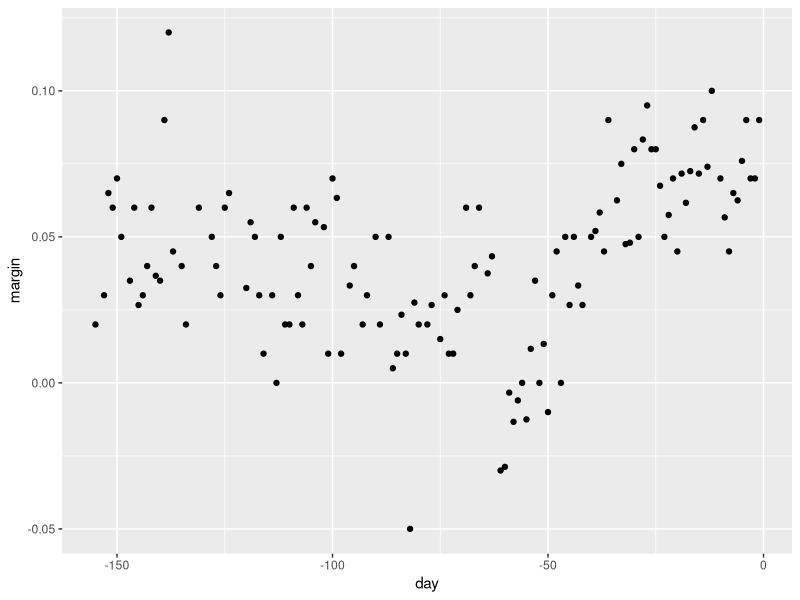
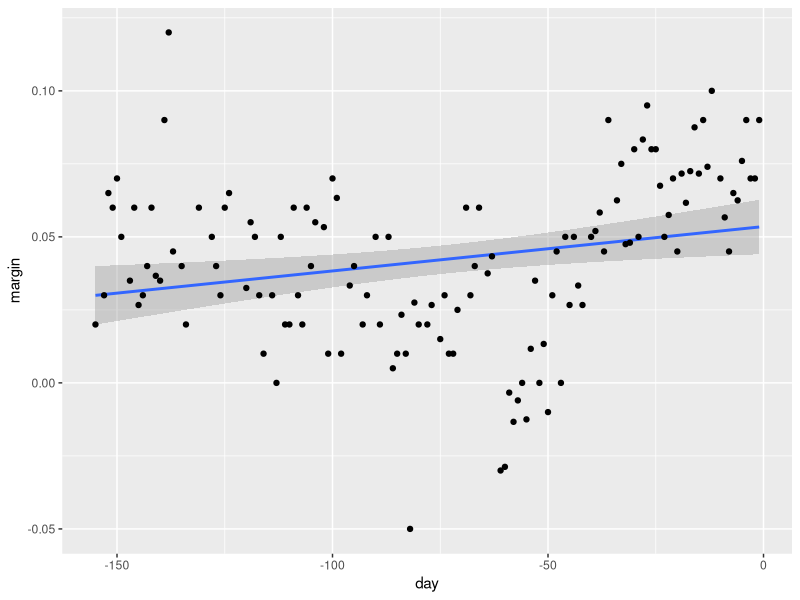
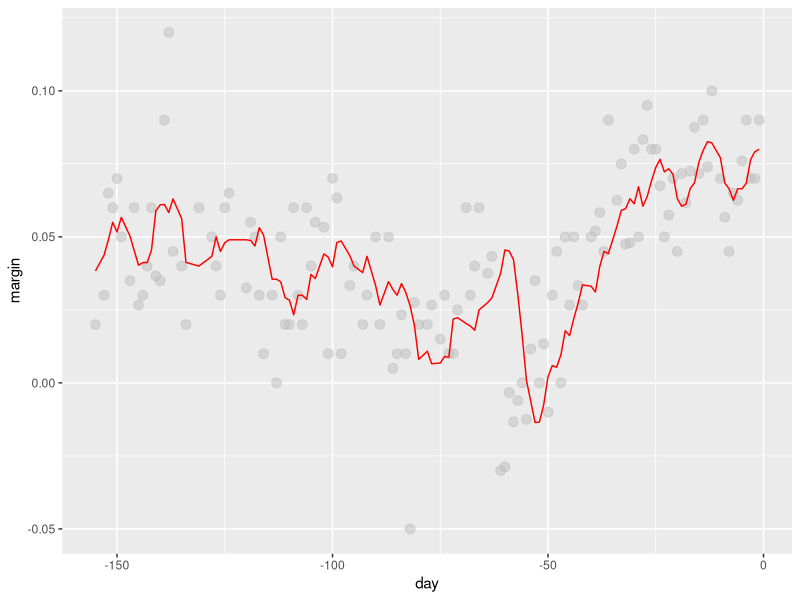
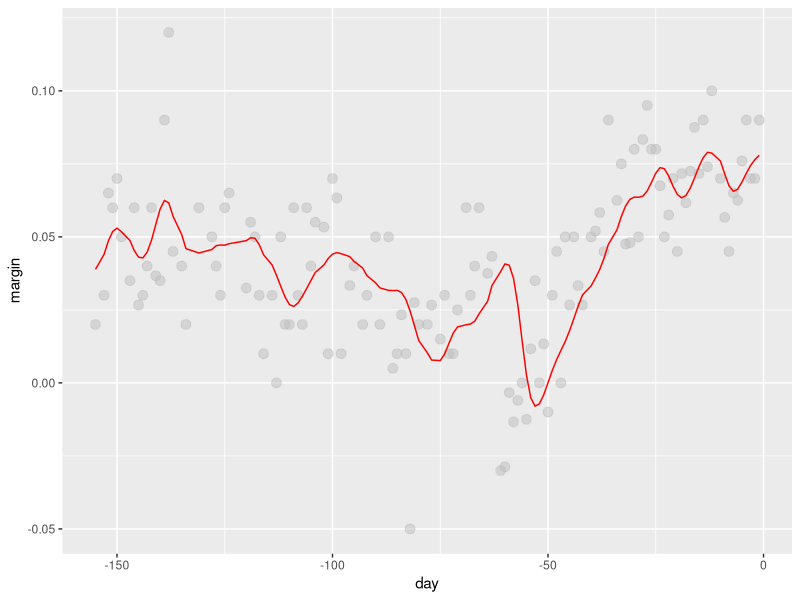
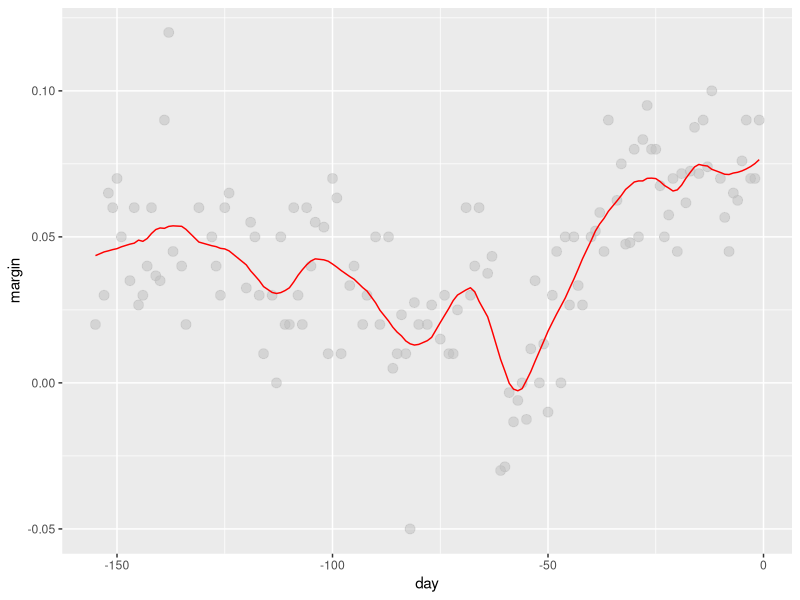
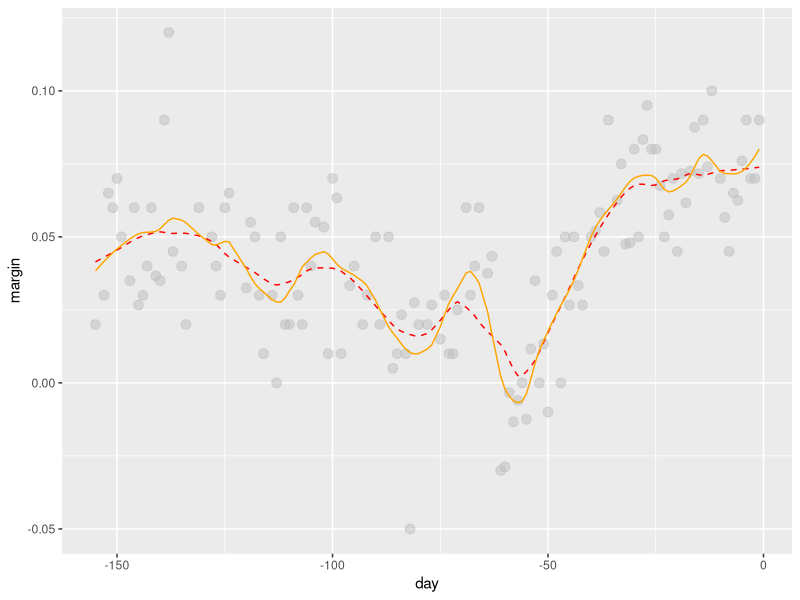

Reproduce these figures in R, in order. (Note: this script raises an error after producing the figures.)
library(tidyverse)
library(dslabs)
library(caret)
library(e1071)
data(heights)

#Smoothing attempts to detect trends hidden by noitse in data
## This is useful b/c codnitonal probailities are really trends
## 

#Here we try to estimate trend after election, predicitng amrgin by day

data("polls_2008")
qplot(day, margin, data = polls_2008)

#Linear modeling is a crude way to do this
polls_2008 %>% ggplot(aes(day, margin)) +
  geom_smooth(method = "lm") +
  geom_point()

#Bin smoothing tries to rsolve this by assuming f(x) doesn't vary over strata (bins)
#Intervals assume the EV of Y is cosntant for interval range + and - interval center
#
#We compute the average for the same binwidth centered on each x
#
#
## Some code doing this:
## 
span <- 7 
fit <- with(polls_2008, 
            ksmooth(day, margin, kernel = "box", bandwidth = span))
polls_2008 %>% mutate(smooth = fit$y) %>%
  ggplot(aes(day, margin)) +
  geom_point(size = 3, alpha = .5, color = "grey") + 
  geom_line(aes(day, smooth), color="red")

#This method gives wiggly lines b/c 2 points change for each successive bin.
##Kernels fix this problem by weighting points closer to the center
###this code weights by normal density
###

span <- 7
fit <- with(polls_2008, 
            ksmooth(day, margin, kernel = "normal", bandwidth = span))

polls_2008 %>% mutate(smooth = fit$y) %>%
  ggplot(aes(day, margin)) +
  geom_point(size = 3, alpha = .5, color = "grey") + 
  geom_line(aes(day, smooth), color="red")

#Local wieghted regression (loess) gives smoother esttiamtes by assumin bin values are LINEARLY RELATED, not cosntant
#This allows us to use larger bins, giving smoother results
##Loess fits a line for each bin; fits become estimate values
##
##The bigger the window, the smoother the curve
##
##Loess differs in several other ways:
##
##1. Binwidth is expressed as a proportin of total points
##2. Loess uses the Tukey tri-weight instead of the normal dist. This puts higher wieghts on more points
##3. Loess can fit robustly, detecting outliers in each iteraiton and downweighting them for the next
total_days <- diff(range(polls_2008$day))
span <- 21/total_days

fit <- loess(margin ~ day, degree=1, span = span, data=polls_2008)

polls_2008 %>% mutate(smooth = fit$fitted) %>%
  ggplot(aes(day, margin)) +
  geom_point(size = 3, alpha = .5, color = "grey") +
  geom_line(aes(day, smooth), color="red")

#Loess can also work with parabolas instead of linear functions. This allows larger windows.
#The function does this by default (degree = 2)
#
#Note the quadratic version is noisier
total_days <- diff(range(polls_2008$day))
span <- 28/total_days
fit_1 <- loess(margin ~ day, degree=1, span = span, data=polls_2008)

fit_2 <- loess(margin ~ day, span = span, data=polls_2008)


polls_2008 %>% mutate(smooth_1 = fit_1$fitted, smooth_2 = fit_2$fitted) %>%
  ggplot(aes(day, margin)) +
  geom_point(size = 3, alpha = .5, color = "grey") +
  geom_line(aes(day, smooth_1), color="red", lty = 2) +
  geom_line(aes(day, smooth_2), color="orange", lty = 1) 

#Smoothing is ueful in machine learning becuase multiple predictor values
#often have nonlinear reltionships in some regions
#
#
#library(tidyverse)
library(purrr)
library(pdftools)
library(dslabs)

fn <- system.file("extdata", "RD-Mortality-Report_2015-18-180531.pdf",
                  package="dslabs")
dat <- map_df(str_split(pdf_text(fn), "\n"), function(s){
  s <- str_trim(s)
  header_index <- str_which(s, "2015")[1]
  tmp <- str_split(s[header_index], "\\s+", simplify = TRUE)
  month <- tmp[1]
  header <- tmp[-1]
  tail_index  <- str_which(s, "Total")
  n <- str_count(s, "\\d+")
  out <- c(1:header_index, which(n == 1), 
           which(n >= 28), tail_index:length(s))
  s[-out] %>%  str_remove_all("[^\\d\\s]") %>% str_trim() %>%
    str_split_fixed("\\s+", n = 6) %>% .[,1:5] %>% as_tibble() %>% 
    setNames(c("day", header)) %>%
    mutate(month = month, day = as.numeric(day)) %>%
    gather(year, deaths, -c(day, month)) %>%
    mutate(deaths = as.numeric(deaths))
}) %>%
  mutate(month = recode(month, 
                        "JAN" = 1, "FEB" = 2, "MAR" = 3, 
                        "APR" = 4, "MAY" = 5, "JUN" = 6, 
                        "JUL" = 7, "AGO" = 8, "SEP" = 9, 
                        "OCT" = 10, "NOV" = 11, "DEC" = 12)) %>%
  mutate(date = make_date(year, month, day)) %>%
  filter(date <= "2018-05-01")

fit <- loess(deaths ~ day, degree = 2, span = 60 / as.numeric(diff(range(dat$date))), data = dat)
print(length(fit$fitted))
dat %>% mutate(fit1 = fit$fitted) %>% 
  ggplot(aes(date, deaths)) +
  geom_line(aes(day, fit1))

data("mnist_27")
fit=mnist_27$train %>% 
  loess(as.numeric(as.character(y)) ~ x_2, span = 3, data = .)
mnist_27$train %>% 
  ggplot(aes(x_2, as.numeric(as.character(y)))) +
  geom_point() +
  geom_line(aes(x_2, fit$fitted))

mnist_27$train %>% 
  loess(y ~ x_2, span = 5, data = .) 
